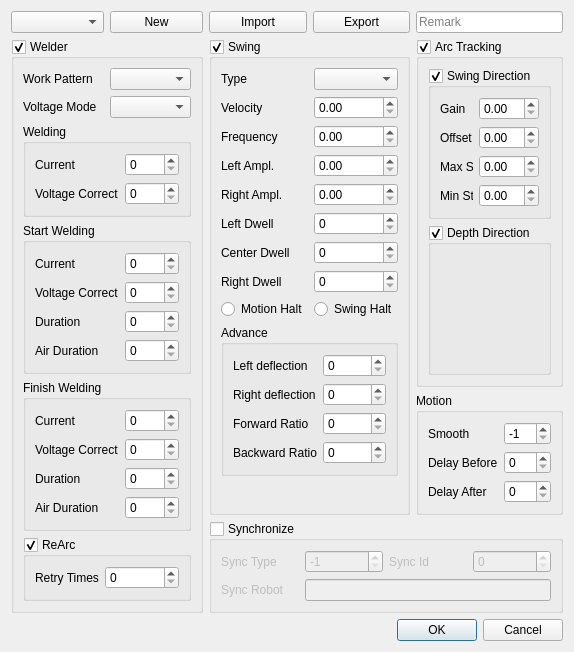
<?xml version="1.0" encoding="UTF-8"?>
<ui version="4.0">
 <class>Procedure</class>
 <widget class="QWidget" name="Procedure">
  <property name="geometry">
   <rect>
    <x>0</x>
    <y>0</y>
    <width>428</width>
    <height>466</height>
   </rect>
  </property>
  <property name="sizePolicy">
   <sizepolicy hsizetype="Minimum" vsizetype="Preferred">
    <horstretch>0</horstretch>
    <verstretch>0</verstretch>
   </sizepolicy>
  </property>
  <property name="windowTitle">
   <string>Form</string>
  </property>
  <layout class="QGridLayout" name="gridLayout">
   <item row="0" column="3">
    <widget class="QPushButton" name="pushButton_2">
     <property name="sizePolicy">
      <sizepolicy hsizetype="Preferred" vsizetype="Fixed">
       <horstretch>0</horstretch>
       <verstretch>0</verstretch>
      </sizepolicy>
     </property>
     <property name="text">
      <string>Export</string>
     </property>
    </widget>
   </item>
   <item row="0" column="2">
    <widget class="QPushButton" name="pushButton">
     <property name="sizePolicy">
      <sizepolicy hsizetype="Preferred" vsizetype="Fixed">
       <horstretch>0</horstretch>
       <verstretch>0</verstretch>
      </sizepolicy>
     </property>
     <property name="text">
      <string>Import</string>
     </property>
    </widget>
   </item>
   <item row="1" column="4">
    <widget class="QGroupBox" name="groupBox_3">
     <property name="sizePolicy">
      <sizepolicy hsizetype="Ignored" vsizetype="Preferred">
       <horstretch>0</horstretch>
       <verstretch>0</verstretch>
      </sizepolicy>
     </property>
     <property name="title">
      <string>Arc Tracking</string>
     </property>
     <property name="checkable">
      <bool>true</bool>
     </property>
     <property name="checked">
      <bool>true</bool>
     </property>
     <layout class="QGridLayout" name="gridLayout_3">
      <item row="0" column="0">
       <widget class="QGroupBox" name="groupBox_2">
        <property name="title">
         <string>Swing Direction</string>
        </property>
        <property name="checkable">
         <bool>true</bool>
        </property>
        <layout class="QFormLayout" name="formLayout_5">
         <item row="0" column="0">
          <widget class="QLabel" name="label_23">
           <property name="text">
            <string>Gain</string>
           </property>
          </widget>
         </item>
         <item row="0" column="1">
          <widget class="QDoubleSpinBox" name="doubleSpinBox_10">
           <property name="sizePolicy">
            <sizepolicy hsizetype="Preferred" vsizetype="Fixed">
             <horstretch>0</horstretch>
             <verstretch>0</verstretch>
            </sizepolicy>
           </property>
          </widget>
         </item>
         <item row="1" column="0">
          <widget class="QLabel" name="label_24">
           <property name="text">
            <string>Offset</string>
           </property>
          </widget>
         </item>
         <item row="1" column="1">
          <widget class="QDoubleSpinBox" name="doubleSpinBox_11">
           <property name="sizePolicy">
            <sizepolicy hsizetype="Preferred" vsizetype="Fixed">
             <horstretch>0</horstretch>
             <verstretch>0</verstretch>
            </sizepolicy>
           </property>
          </widget>
         </item>
         <item row="3" column="0">
          <widget class="QLabel" name="label_25">
           <property name="text">
            <string>Max Step</string>
           </property>
          </widget>
         </item>
         <item row="3" column="1">
          <widget class="QDoubleSpinBox" name="doubleSpinBox_12">
           <property name="sizePolicy">
            <sizepolicy hsizetype="Preferred" vsizetype="Fixed">
             <horstretch>0</horstretch>
             <verstretch>0</verstretch>
            </sizepolicy>
           </property>
          </widget>
         </item>
         <item row="4" column="0">
          <widget class="QLabel" name="label_27">
           <property name="text">
            <string>Min Step</string>
           </property>
          </widget>
         </item>
         <item row="4" column="1">
          <widget class="QDoubleSpinBox" name="doubleSpinBox">
           <property name="sizePolicy">
            <sizepolicy hsizetype="Preferred" vsizetype="Fixed">
             <horstretch>0</horstretch>
             <verstretch>0</verstretch>
            </sizepolicy>
           </property>
          </widget>
         </item>
        </layout>
       </widget>
      </item>
      <item row="1" column="0">
       <widget class="QGroupBox" name="groupBox_8">
        <property name="sizePolicy">
         <sizepolicy hsizetype="Preferred" vsizetype="Expanding">
          <horstretch>0</horstretch>
          <verstretch>0</verstretch>
         </sizepolicy>
        </property>
        <property name="title">
         <string>Depth Direction</string>
        </property>
        <property name="checkable">
         <bool>true</bool>
        </property>
       </widget>
      </item>
     </layout>
    </widget>
   </item>
   <item row="2" column="4">
    <widget class="QGroupBox" name="groupBox_9">
     <property name="sizePolicy">
      <sizepolicy hsizetype="Expanding" vsizetype="Maximum">
       <horstretch>0</horstretch>
       <verstretch>0</verstretch>
      </sizepolicy>
     </property>
     <property name="title">
      <string>Motion</string>
     </property>
     <layout class="QFormLayout" name="formLayout_6">
      <item row="1" column="0">
       <widget class="QLabel" name="label_26">
        <property name="text">
         <string>Smooth</string>
        </property>
       </widget>
      </item>
      <item row="1" column="1">
       <widget class="QSpinBox" name="spinBox_11">
        <property name="minimum">
         <number>-1</number>
        </property>
        <property name="maximum">
         <number>100</number>
        </property>
        <property name="value">
         <number>-1</number>
        </property>
       </widget>
      </item>
      <item row="2" column="0">
       <widget class="QLabel" name="label_28">
        <property name="text">
         <string>Delay Before</string>
        </property>
       </widget>
      </item>
      <item row="2" column="1">
       <widget class="QSpinBox" name="spinBox_17"/>
      </item>
      <item row="3" column="0">
       <widget class="QLabel" name="label_29">
        <property name="text">
         <string>Delay After</string>
        </property>
       </widget>
      </item>
      <item row="3" column="1">
       <widget class="QSpinBox" name="spinBox_18"/>
      </item>
     </layout>
    </widget>
   </item>
   <item row="0" column="0">
    <widget class="QComboBox" name="comboBox_4"/>
   </item>
   <item row="0" column="1">
    <widget class="QPushButton" name="pushButton_3">
     <property name="sizePolicy">
      <sizepolicy hsizetype="Preferred" vsizetype="Fixed">
       <horstretch>0</horstretch>
       <verstretch>0</verstretch>
      </sizepolicy>
     </property>
     <property name="text">
      <string>New</string>
     </property>
    </widget>
   </item>
   <item row="0" column="4">
    <widget class="QLineEdit" name="lineEdit">
     <property name="sizePolicy">
      <sizepolicy hsizetype="Preferred" vsizetype="Fixed">
       <horstretch>0</horstretch>
       <verstretch>0</verstretch>
      </sizepolicy>
     </property>
     <property name="placeholderText">
      <string>Remark</string>
     </property>
    </widget>
   </item>
   <item row="4" column="1" colspan="4">
    <widget class="QDialogButtonBox" name="buttonBox">
     <property name="standardButtons">
      <set>QDialogButtonBox::Cancel|QDialogButtonBox::Ok</set>
     </property>
    </widget>
   </item>
   <item row="1" column="0" rowspan="3" colspan="2">
    <widget class="QGroupBox" name="groupBox">
     <property name="title">
      <string>Welder</string>
     </property>
     <property name="checkable">
      <bool>true</bool>
     </property>
     <layout class="QGridLayout" name="gridLayout_2">
      <item row="0" column="1">
       <widget class="QComboBox" name="comboBox"/>
      </item>
      <item row="3" column="0" colspan="2">
       <widget class="QGroupBox" name="groupBox_5">
        <property name="title">
         <string>Start Welding</string>
        </property>
        <layout class="QFormLayout" name="formLayout_2">
         <item row="0" column="0">
          <widget class="QLabel" name="label_5">
           <property name="text">
            <string>Current</string>
           </property>
          </widget>
         </item>
         <item row="1" column="0">
          <widget class="QLabel" name="label_6">
           <property name="text">
            <string>Voltage Correct</string>
           </property>
          </widget>
         </item>
         <item row="2" column="0">
          <widget class="QLabel" name="label_7">
           <property name="text">
            <string>Duration</string>
           </property>
          </widget>
         </item>
         <item row="2" column="1">
          <widget class="QSpinBox" name="spinBox_2">
           <property name="maximum">
            <number>9999</number>
           </property>
          </widget>
         </item>
         <item row="0" column="1">
          <widget class="QSpinBox" name="spinBox_13">
           <property name="maximum">
            <number>1000</number>
           </property>
          </widget>
         </item>
         <item row="1" column="1">
          <widget class="QSpinBox" name="spinBox_14"/>
         </item>
         <item row="3" column="0">
          <widget class="QLabel" name="label_31">
           <property name="text">
            <string>Air Duration</string>
           </property>
          </widget>
         </item>
         <item row="3" column="1">
          <widget class="QSpinBox" name="spinBox_20"/>
         </item>
        </layout>
       </widget>
      </item>
      <item row="1" column="1">
       <widget class="QComboBox" name="comboBox_2"/>
      </item>
      <item row="0" column="0">
       <widget class="QLabel" name="label">
        <property name="text">
         <string>Work Pattern</string>
        </property>
       </widget>
      </item>
      <item row="1" column="0">
       <widget class="QLabel" name="label_2">
        <property name="text">
         <string>Voltage Mode</string>
        </property>
       </widget>
      </item>
      <item row="2" column="0" colspan="2">
       <widget class="QGroupBox" name="groupBox_4">
        <property name="title">
         <string>Welding</string>
        </property>
        <layout class="QFormLayout" name="formLayout">
         <item row="0" column="0">
          <widget class="QLabel" name="label_3">
           <property name="text">
            <string>Current</string>
           </property>
          </widget>
         </item>
         <item row="1" column="0">
          <widget class="QLabel" name="label_4">
           <property name="text">
            <string>Voltage Correct</string>
           </property>
          </widget>
         </item>
         <item row="1" column="1">
          <widget class="QSpinBox" name="spinBox"/>
         </item>
         <item row="0" column="1">
          <widget class="QSpinBox" name="spinBox_12">
           <property name="maximum">
            <number>1000</number>
           </property>
          </widget>
         </item>
        </layout>
       </widget>
      </item>
      <item row="4" column="0" colspan="2">
       <widget class="QGroupBox" name="groupBox_6">
        <property name="title">
         <string>Finish Welding</string>
        </property>
        <layout class="QFormLayout" name="formLayout_3">
         <item row="0" column="0">
          <widget class="QLabel" name="label_8">
           <property name="text">
            <string>Current</string>
           </property>
          </widget>
         </item>
         <item row="1" column="0">
          <widget class="QLabel" name="label_9">
           <property name="text">
            <string>Voltage Correct</string>
           </property>
          </widget>
         </item>
         <item row="2" column="0">
          <widget class="QLabel" name="label_10">
           <property name="text">
            <string>Duration</string>
           </property>
          </widget>
         </item>
         <item row="2" column="1">
          <widget class="QSpinBox" name="spinBox_3">
           <property name="maximum">
            <number>9999</number>
           </property>
          </widget>
         </item>
         <item row="0" column="1">
          <widget class="QSpinBox" name="spinBox_15">
           <property name="maximum">
            <number>1000</number>
           </property>
          </widget>
         </item>
         <item row="1" column="1">
          <widget class="QSpinBox" name="spinBox_16"/>
         </item>
         <item row="3" column="0">
          <widget class="QLabel" name="label_32">
           <property name="text">
            <string>Air Duration</string>
           </property>
          </widget>
         </item>
         <item row="3" column="1">
          <widget class="QSpinBox" name="spinBox_21"/>
         </item>
        </layout>
       </widget>
      </item>
      <item row="5" column="0" colspan="2">
       <widget class="QGroupBox" name="groupBox_11">
        <property name="sizePolicy">
         <sizepolicy hsizetype="Minimum" vsizetype="Preferred">
          <horstretch>0</horstretch>
          <verstretch>0</verstretch>
         </sizepolicy>
        </property>
        <property name="title">
         <string>ReArc</string>
        </property>
        <property name="checkable">
         <bool>true</bool>
        </property>
        <layout class="QFormLayout" name="formLayout_8">
         <item row="0" column="0">
          <widget class="QLabel" name="label_30">
           <property name="text">
            <string>Retry Times</string>
           </property>
          </widget>
         </item>
         <item row="0" column="1">
          <widget class="QSpinBox" name="spinBox_19"/>
         </item>
        </layout>
       </widget>
      </item>
     </layout>
    </widget>
   </item>
   <item row="1" column="2" rowspan="2" colspan="2">
    <widget class="QGroupBox" name="groupBox_7">
     <property name="title">
      <string>Swing</string>
     </property>
     <property name="checkable">
      <bool>true</bool>
     </property>
     <property name="checked">
      <bool>true</bool>
     </property>
     <layout class="QFormLayout" name="formLayout_4">
      <item row="0" column="0">
       <widget class="QLabel" name="label_18">
        <property name="sizePolicy">
         <sizepolicy hsizetype="Minimum" vsizetype="Preferred">
          <horstretch>0</horstretch>
          <verstretch>0</verstretch>
         </sizepolicy>
        </property>
        <property name="text">
         <string>Type</string>
        </property>
       </widget>
      </item>
      <item row="0" column="1">
       <widget class="QComboBox" name="comboBox_3"/>
      </item>
      <item row="3" column="0">
       <widget class="QLabel" name="label_13">
        <property name="enabled">
         <bool>true</bool>
        </property>
        <property name="text">
         <string>Frequency</string>
        </property>
       </widget>
      </item>
      <item row="3" column="1">
       <widget class="QDoubleSpinBox" name="doubleSpinBox_7">
        <property name="enabled">
         <bool>true</bool>
        </property>
       </widget>
      </item>
      <item row="4" column="0">
       <widget class="QLabel" name="label_12">
        <property name="enabled">
         <bool>true</bool>
        </property>
        <property name="text">
         <string>Left Ampl.</string>
        </property>
       </widget>
      </item>
      <item row="4" column="1">
       <widget class="QDoubleSpinBox" name="doubleSpinBox_8">
        <property name="enabled">
         <bool>true</bool>
        </property>
       </widget>
      </item>
      <item row="5" column="0">
       <widget class="QLabel" name="label_14">
        <property name="enabled">
         <bool>true</bool>
        </property>
        <property name="text">
         <string>Right Ampl.</string>
        </property>
       </widget>
      </item>
      <item row="5" column="1">
       <widget class="QDoubleSpinBox" name="doubleSpinBox_9">
        <property name="enabled">
         <bool>true</bool>
        </property>
       </widget>
      </item>
      <item row="6" column="0">
       <widget class="QLabel" name="label_15">
        <property name="enabled">
         <bool>true</bool>
        </property>
        <property name="text">
         <string>Left Dwell</string>
        </property>
       </widget>
      </item>
      <item row="6" column="1">
       <widget class="QSpinBox" name="spinBox_4">
        <property name="enabled">
         <bool>true</bool>
        </property>
        <property name="maximum">
         <number>10000</number>
        </property>
       </widget>
      </item>
      <item row="7" column="0">
       <widget class="QLabel" name="label_17">
        <property name="enabled">
         <bool>true</bool>
        </property>
        <property name="text">
         <string>Center Dwell</string>
        </property>
       </widget>
      </item>
      <item row="7" column="1">
       <widget class="QSpinBox" name="spinBox_6">
        <property name="enabled">
         <bool>true</bool>
        </property>
        <property name="maximum">
         <number>10000</number>
        </property>
       </widget>
      </item>
      <item row="8" column="0">
       <widget class="QLabel" name="label_16">
        <property name="enabled">
         <bool>true</bool>
        </property>
        <property name="text">
         <string>Right Dwell</string>
        </property>
       </widget>
      </item>
      <item row="8" column="1">
       <widget class="QSpinBox" name="spinBox_5">
        <property name="enabled">
         <bool>true</bool>
        </property>
        <property name="maximum">
         <number>10000</number>
        </property>
       </widget>
      </item>
      <item row="9" column="0">
       <widget class="QRadioButton" name="radioButton">
        <property name="sizePolicy">
         <sizepolicy hsizetype="Minimum" vsizetype="Fixed">
          <horstretch>1</horstretch>
          <verstretch>0</verstretch>
         </sizepolicy>
        </property>
        <property name="text">
         <string>Motion Halt</string>
        </property>
       </widget>
      </item>
      <item row="9" column="1">
       <widget class="QRadioButton" name="radioButton_2">
        <property name="sizePolicy">
         <sizepolicy hsizetype="Minimum" vsizetype="Fixed">
          <horstretch>1</horstretch>
          <verstretch>0</verstretch>
         </sizepolicy>
        </property>
        <property name="text">
         <string>Swing Halt</string>
        </property>
       </widget>
      </item>
      <item row="10" column="0" colspan="2">
       <widget class="QGroupBox" name="groupBox_10">
        <property name="title">
         <string>Advance</string>
        </property>
        <layout class="QFormLayout" name="formLayout_7">
         <item row="0" column="0">
          <widget class="QLabel" name="label_19">
           <property name="text">
            <string>Left deflection</string>
           </property>
          </widget>
         </item>
         <item row="0" column="1">
          <widget class="QSpinBox" name="spinBox_7"/>
         </item>
         <item row="1" column="0">
          <widget class="QLabel" name="label_20">
           <property name="text">
            <string>Right deflection</string>
           </property>
          </widget>
         </item>
         <item row="1" column="1">
          <widget class="QSpinBox" name="spinBox_8"/>
         </item>
         <item row="2" column="0">
          <widget class="QLabel" name="label_21">
           <property name="text">
            <string>Forward Ratio</string>
           </property>
          </widget>
         </item>
         <item row="3" column="0">
          <widget class="QLabel" name="label_22">
           <property name="text">
            <string>Backward Ratio</string>
           </property>
          </widget>
         </item>
         <item row="2" column="1">
          <widget class="QSpinBox" name="spinBox_9"/>
         </item>
         <item row="3" column="1">
          <widget class="QSpinBox" name="spinBox_10"/>
         </item>
        </layout>
       </widget>
      </item>
      <item row="2" column="0">
       <widget class="QLabel" name="label_11">
        <property name="text">
         <string>Velocity</string>
        </property>
       </widget>
      </item>
      <item row="2" column="1">
       <widget class="QDoubleSpinBox" name="doubleSpinBox_6">
        <property name="maximum">
         <double>1000.000000000000000</double>
        </property>
        <property name="singleStep">
         <double>10.000000000000000</double>
        </property>
       </widget>
      </item>
     </layout>
    </widget>
   </item>
   <item row="3" column="2" colspan="3">
    <widget class="QGroupBox" name="groupBox_12">
     <property name="sizePolicy">
      <sizepolicy hsizetype="Preferred" vsizetype="Preferred">
       <horstretch>0</horstretch>
       <verstretch>0</verstretch>
      </sizepolicy>
     </property>
     <property name="title">
      <string>Synchronize</string>
     </property>
     <property name="checkable">
      <bool>true</bool>
     </property>
     <property name="checked">
      <bool>false</bool>
     </property>
     <layout class="QGridLayout" name="gridLayout_4">
      <item row="2" column="0">
       <widget class="QLabel" name="label_35">
        <property name="text">
         <string>Sync Robot</string>
        </property>
       </widget>
      </item>
      <item row="0" column="1">
       <widget class="QSpinBox" name="spinBox_22">
        <property name="minimum">
         <number>-1</number>
        </property>
        <property name="maximum">
         <number>10</number>
        </property>
        <property name="value">
         <number>-1</number>
        </property>
       </widget>
      </item>
      <item row="0" column="2">
       <widget class="QLabel" name="label_34">
        <property name="text">
         <string>Sync Id</string>
        </property>
       </widget>
      </item>
      <item row="0" column="0">
       <widget class="QLabel" name="label_33">
        <property name="text">
         <string>Sync Type</string>
        </property>
       </widget>
      </item>
      <item row="0" column="3">
       <widget class="QSpinBox" name="spinBox_23">
        <property name="maximum">
         <number>999</number>
        </property>
       </widget>
      </item>
      <item row="2" column="1" colspan="3">
       <widget class="QLineEdit" name="lineEdit_2"/>
      </item>
     </layout>
    </widget>
   </item>
  </layout>
 </widget>
 <resources/>
 <connections/>
</ui>
